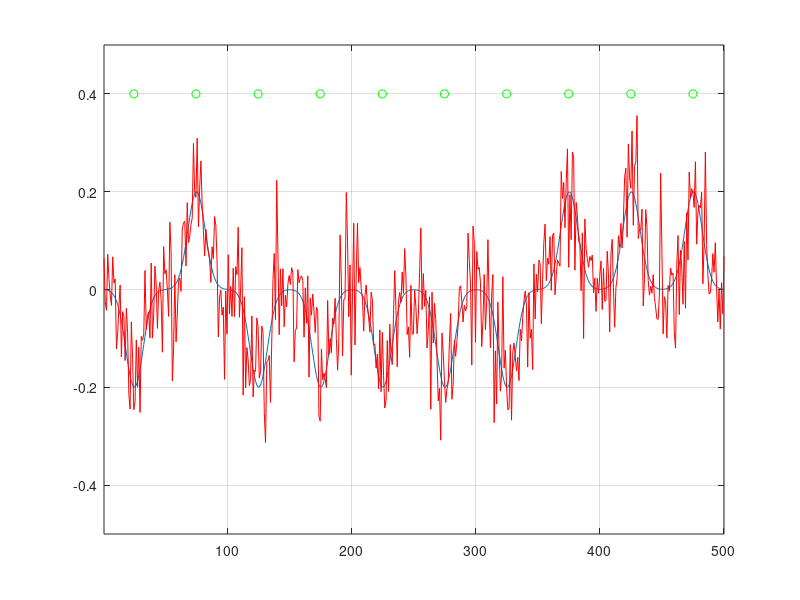
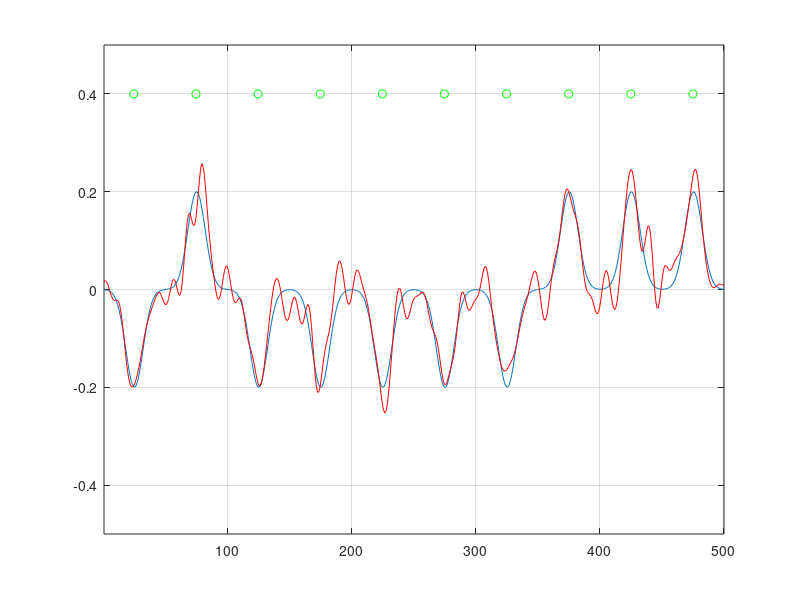

Reproduce these figures in MATLAB, in order.
%FiltroMedia
% Simula la trasmissione numerica binaria antipodale in presenza
% di rumore bianco sia di larga banda sia nella banda del segnale.
% Mostra l'effetto della media aritmetica di molteplici repliche dello
% stesso segnale con rumore indipendente per evidenziare l'effetto della
% somma in tensione del segnale e in potenza del rumore
% Autore: Claudio Prati
% Data: 24 Maggio 2017

clear all
M=10;
for k=1:M;
    s(k)=sign(rand(1,1)-0.5);
end
g=gausswin(50,3.5);
x=zeros(1,50*M);
for k=1:M;
    x((k-1)*50+1:k*50)=g*s(k)*.2;
end
figure(1)
plot(x)
axis([1 50*M -.5 .5])
grid
pause
y=x+randn(1,50*M);
hold on
plot(y,'r')
axis([1 50*M -1 1])
grid on
hold off
pause
for n=1:10
   y=y*n/(n+1)+(x+randn(1,50*M))/(n+1); 
   figure(1)
   plot(x)
   hold on
   plot(y,'r')
   axis([1 50*M -1 1])
   grid on
   for k=1:M;
       if sign(y((k-1)*50+25))==sign(x((k-1)*50+25));
           plot((k-1)*50+25,.8,'og')
       else
           plot((k-1)*50+25,-.8,'om')
       end
   end
   hold off
   pause
end
   
for n=11:200
   y=y*n/(n+1)+(x+randn(1,50*M))/(n+1); 
   figure(1)
   plot(x)
   hold on
   plot(y,'r')
   axis([1 50*M -.5 .5])
   grid on
   for k=1:M;
       if sign(y((k-1)*50+25))==sign(x((k-1)*50+25));
           plot((k-1)*50+25,.4,'og')
       else
           plot((k-1)*50+25,-.4,'om')
       end
   end
   hold off
   pause(.1)
end

pause
y=x+randn(1,50*M);

figure(2)
X=abs(fft(x));
plot(X)
pause
Y=abs(fft(y));
plot(Y)
h=fir1(50,.2);
yf=conv(y,h);
yy=yf(26:50*M+25);
pause
YY=fft(yy);
plot(abs(YY))
pause
plot(x)
hold on
plot(yy,'r')
axis([1 50*M -.5 .5])
grid on
hold off
pause

for n=1:200
   yyf=conv((x+randn(1,50*M)),h);
   yyn=yyf(26:50*M+25);
   yy=yy*n/(n+1)+yyn/(n+1);
  
   figure(2)
   plot(x)
   hold on
   plot(yy,'r')
   axis([1 50*M -.5 .5])
   grid on
   for k=1:M;
       if sign(yy((k-1)*50+25))==sign(x((k-1)*50+25));
           plot((k-1)*50+25,.4,'og')
       else
           plot((k-1)*50+25,-.4,'om')
       end
   end
   hold off
   pause(.1)
end
   
